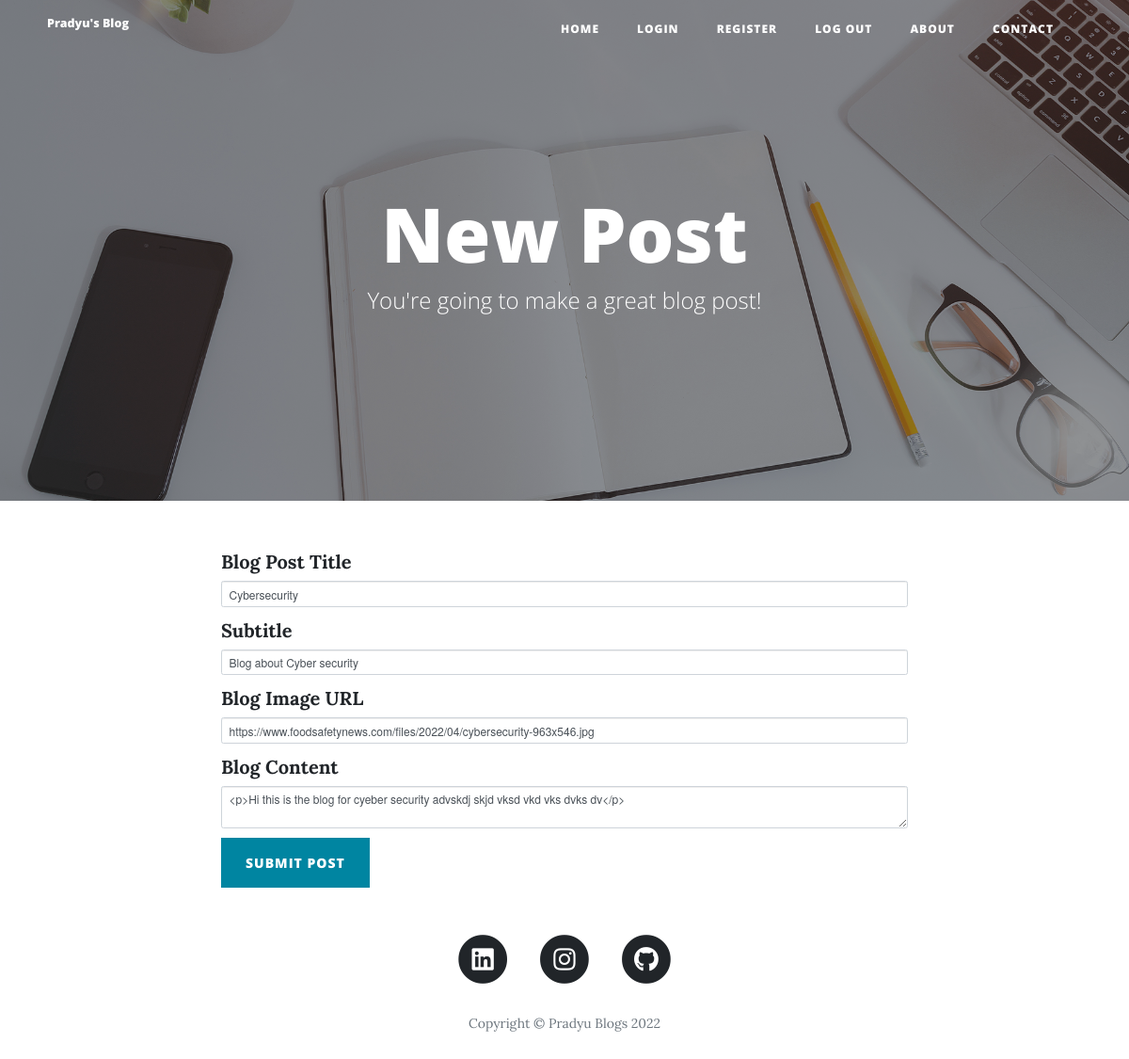
The app's page /edit-post/5 (signed in) with its own data.
### main.py (models this page shows)
class BlogPost(db.Model):
    __tablename__ = "blog_posts"
    id = db.Column(db.Integer, primary_key=True)
    title = db.Column(db.String(250), unique=True, nullable=False)
    subtitle = db.Column(db.String(250), nullable=False)
    date = db.Column(db.String(250), nullable=False)
    body = db.Column(db.Text, nullable=False)
    img_url = db.Column(db.String(250), nullable=False)
    author_id = db.Column(db.Integer, db.ForeignKey("users.id"),nullable=False)
    author = relationship("User", back_populates="posts")
    comments = relationship("Comments", back_populates="post",cascade="delete")

### main.py (the view, shortened to what this page needs)
@app.route("/edit-post/<int:post_id>",methods=['GET','POST'])
@login_required
@admin_only
def edit_post(post_id):
    post = BlogPost.query.get(post_id)
    edit_form = CreatePostForm(
        title=post.title,
        subtitle=post.subtitle,
        img_url=post.img_url,
        author=post.author,
        body=post.body
    )
    return render_template("make-post.html", form=edit_form)

### forms.py
class CreatePostForm(FlaskForm):
    title = StringField("Blog Post Title", validators=[DataRequired()])
    subtitle = StringField("Subtitle", validators=[DataRequired()])
    img_url = StringField("Blog Image URL", validators=[DataRequired(), URL()])
    body = CKEditorField("Blog Content", validators=[DataRequired()])
    submit = SubmitField("Submit Post")

### main.py (called while the page is built)
@loginmanager.user_loader
def user_loader(user_id):
    return User.query.get(int(user_id))

def admin_only(f):
    @wraps(f)
    def decorated_function(*args,**kwargs):
        if not current_user.is_authenticated or current_user.id!=1:
            return abort(403)
        else:
            return f(*args,**kwargs)
    return decorated_function

### templates/make-post.html (shortened to what this page needs)
{% extends 'bootstrap/base.html' %}
{% import "bootstrap/wtf.html" as wtf %}
{% block content %}
{% include "header.html" %}
  <header class="masthead" style="background-image: url('{{ url_for('static', filename='img/edit-bg.jpg')}}')">
    <div class="overlay"></div>
    <div class="container">
      <div class="row">
        <div class="col-lg-8 col-md-10 mx-auto">
          <div class="page-heading">
            {% if is_edit: %}
            <h1>Edit Post</h1>
            {% else: %}
            <h1>New Post</h1>
            {% endif %}
            <span class="subheading">You're going to make a great blog post!</span>
          </div>
        </div>
      </div>
    </div>
  </header>
  <div class="container">
    <div class="row">
      <div class="col-lg-8 col-md-10 mx-auto">
        {{ wtf.quick_form(form, novalidate=True, button_map={"submit": "primary"}) }}
      </div>
    </div>
  </div>
{% include "footer.html" %}
{% endblock %}

### records on screen
BlogPost: title "Cybersecurity", subtitle "Blog about Cyber security", img_url "https://www.foodsafetynews.com/files/2022/04/cybersecurity-963x546.jpg", body "<p>Hi this is the blog for cyeber security advskdj skjd vksd vkd vks dvks dv</p>"
